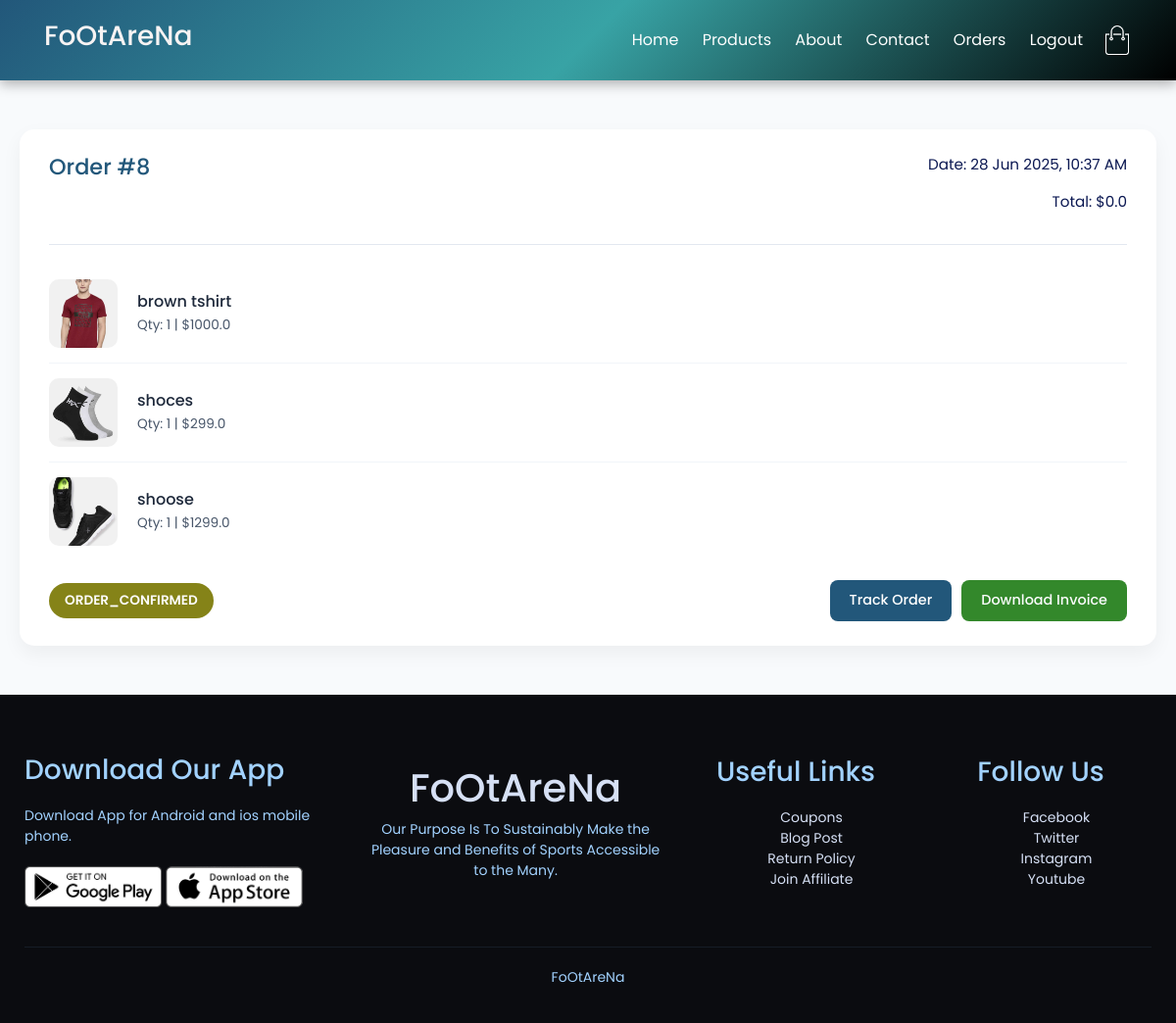
The page /orders/orders/ (signed in) on the database its author committed.
### orders/models.py (models this page shows)
class Order(models.Model):
    LIVE=0
    DELETE=0
    DELETE_CHOICES=((LIVE,'Live'),(DELETE,'Delete'))
    CART_STAGE = 0
    ORDER_CONFIRMED = 1
    ORDER_PROCESSED = 2
    ORDER_DELIVERED = 3
    ORDER_REJECTED = 4
    STATUS_CHOICE = (
        (ORDER_CONFIRMED, "ORDER_CONFIRMED"),
        (ORDER_PROCESSED, "ORDER_PROCESSED"),
        (ORDER_DELIVERED, "ORDER_DELIVERED"),
        (ORDER_REJECTED, "ORDER_REJECTED"),
    )
    order_status=models.IntegerField(choices=STATUS_CHOICE,default=CART_STAGE)
    total_price = models.FloatField(default=0)
    owner=models.ForeignKey(Customer,on_delete=models.SET_NULL,null=True,related_name='orders')
    delete_status=models.IntegerField(choices=DELETE_CHOICES,default=LIVE)
    created_at=models.DateTimeField(auto_now_add=True)
    updated_at=models.DateTimeField(auto_now=True)

class OrderedItem(models.Model):
    SIZE_CHOICES = [
        ('XXL', 'XXL'),
        ('XL', 'XL'),
        ('L', 'L'),
        ('M', 'M'),
        ('S', 'S'),
    ]
    product = models.ForeignKey(Product, related_name='added_carts', on_delete=models.SET_NULL, null=True)
    quantity = models.IntegerField(default=1)
    size = models.CharField(max_length=4, choices=SIZE_CHOICES, default='M')  # ✅ Add default here
    owner = models.ForeignKey(Order, on_delete=models.CASCADE, related_name='added_items')

### products/models.py (models this page shows, shortened)
class Product(models.Model):
    LIVE=1
    DELETE=0
    DELETE_CHOICES=((LIVE,'Live'),(DELETE,'Delete'))
    title=models.CharField(max_length=200)
    price=models.FloatField()
    description=models.TextField()
    image=models.ImageField(upload_to='media/')
    priority=models.IntegerField(default=0)
    delete_status=models.IntegerField(choices=DELETE_CHOICES,default=LIVE)
    created_at=models.DateTimeField(auto_now_add=True)
    updated_at=models.DateField(auto_now=True)

### orders/views.py (the view)
# urls.py: path('orders/', views.view_orders, name='orders'),
@login_required(login_url='account')
def view_orders(request):
    user = request.user
    customer=user.customer_profile
    all_orders = Order.objects.filter(owner=customer).exclude(order_status=Order.CART_STAGE)
    context={'orders': all_orders}
    return render(request, 'orders.html',context)

### templates/orders.html
{% extends 'blank_layout.html'%}
{% block content %}
{% include 'order_container.html' %}
{% endblock content %}

### templates/order_container.html (shortened to what this page needs)
{% load static %}
{% load cart_tags %}
{% load order_status %}
<body>
    <div class="order-page">
        {% if orders %}
            {% for order in orders %}
            <div class="order-card">
                <div class="order-header">
                    <h3>Order #{{ order.id }}</h3>
                    <div class="details">
                        <p>Date: {{ order.created_at|date:"d M Y, h:i A" }}</p>
                        <p>Total: ${{ order.total_price }}</p>
                    </div>
                </div>
                <div class="order-items">
                    {% for item in order.added_items.all %}
                    <div class="order-item">
                        <img src="{{ item.product.image.url }}" alt="{{ item.product.title }}">
                        <div class="item-info">
                            <h5>{{ item.product.title }}</h5>
                            <p>Qty: {{ item.quantity }} | ${{ item.product.price }}</p>
                        </div>
                    </div>
                    {% endfor %}
                </div>
                <div class="order-footer">
                    <span class="status-badge
                        {% if order.order_status == 3 %}status-delivered
                        {% elif order.order_status == 4 %}status-rejected
                        {% else %}status-processing
                        {% endif %}">
                        {{ order.get_order_status_display }}
                    </span>
                    <div class="order-actions">
                        <a href="{% url 'track_order' order.id %}" class="btn-action btn-track">Track Order</a>
                        <a href="{% url 'download_invoice' order.id %}" class="btn-action btn-invoice">Download Invoice</a>
                    </div>
                </div>
            </div>
            {% endfor %}
        {% else %}
            <p>No orders to show yet.</p>
        {% endif %}
    </div>
</body>

### static/css/style.css (style rules this page uses)
* { margin: 0; padding: 0; box-sizing: border-box; }
body { font-family: 'Poppins', sans-serif; background: #f0f2f5; background-attachment: fixed; color: #F0F4F8; }
p { color: #0b1852; }

### templates/order_container.html (style rules this page uses)
body { font-family: 'Poppins', sans-serif; background: #f8fafc; margin: 0; padding: 0; color: #1e293b; }
.order-page { max-width: 1200px; margin: 50px auto; padding: 0 20px; }
.order-card { background: #fff; border-radius: 15px; box-shadow: 0 8px 20px rgba(0, 0, 0, 0.05); padding: 25px 30px; margin-bottom: 30px; transition: 0.2s ease; }
.order-header { display: flex; justify-content: space-between; flex-wrap: wrap; border-bottom: 1px solid #e2e8f0; padding-bottom: 15px; margin-bottom: 20px; }
.order-header h3 { margin: 0; font-size: 1.4rem; color: #22577A; }
.order-header .details { text-align: right; font-size: 0.95rem; color: #64748b; }
.order-items { margin-bottom: 20px; }
.order-item { display: flex; gap: 20px; align-items: center; border-bottom: 1px solid #f1f5f9; padding: 15px 0; }
.order-item:last-child { border-bottom: none; }
.order-item img { width: 70px; height: 70px; object-fit: cover; border-radius: 10px; }
.item-info { flex: 1; }
.item-info h5 { margin: 0 0 5px; font-size: 1rem; }
.item-info p { margin: 0; font-size: 0.85rem; color: #475569; }
.order-footer { display: flex; justify-content: space-between; flex-wrap: wrap; align-items: center; margin-top: 20px; }
.status-badge { padding: 8px 16px; border-radius: 20px; font-size: 0.85rem; font-weight: 600; text-transform: uppercase; }
.status-processing { background-color: #858318; color: #fdfdfc; }
.order-actions { display: flex; gap: 10px; }
.btn-action { padding: 10px 20px; border-radius: 8px; border: none; font-size: 0.9rem; font-weight: 500; text-decoration: none; cursor: pointer; transition: 0.3s; }
.btn-track { background: #22577A; color: white; }
.btn-invoice { background: #33882b; color: #fbfcfd; }

### rows shown on the page
Order: id "8", created_at "28 Jun 2025, 10:37 AM", total_price "0.0", order_status "ORDER_CONFIRMED"
OrderedItem: product.image (picture), product "brown tshirt", quantity "1", product.price "1000.0"
OrderedItem: product.image (picture), product "shoces", quantity "1", product.price "299.0"
OrderedItem: product.image (picture), product "shoose", quantity "1", product.price "1299.0"
